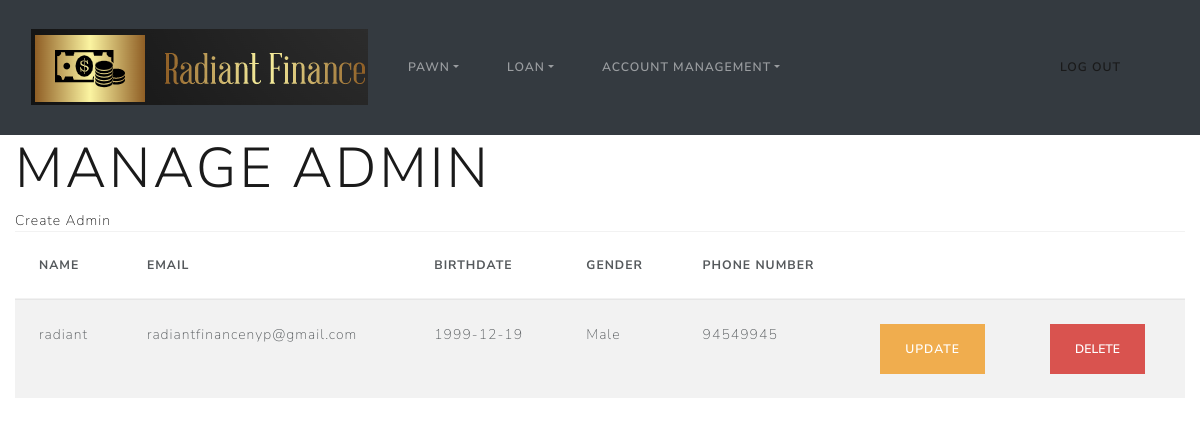
The app's page /manageAdmin (signed in) with its own data.
### __init__.py (models this page shows)
class User(db.Model, UserMixin):
    id = db.Column(db.Integer, primary_key=True)
    name = db.Column(db.String(20), nullable=False)
    gender = db.Column(db.String(1), nullable=False)
    phone = db.Column(db.String(8), nullable=False)
    birthdate = db.Column(db.Date, nullable=False)
    email = db.Column(db.String(30), nullable=False)
    password = db.Column(db.String(100), nullable=False)
    role = db.Column(db.Integer, nullable=False)
    passwordChange = db.Column(db.Date, nullable=False)
    passAttempt = (db.Column(db.Integer, nullable=False))
    TWOFAStatus = db.Column(db.String(30), nullable=False)
    FUI = db.Column(db.String(300), nullable=True)
    random_int = db.Column(db.Integer)

### __init__.py (the view)
@app.route('/manageAdmin', methods=['GET', 'POST'])
@login_required
def manage_admin():
    role = session['role']
    if role == 1:
        pass
    else:
        return redirect(url_for('main'))
    return render_template('manageAdmin.html', Users=User.query.all())

### __init__.py (called while the page is built)
@login_manager.user_loader
def load_user(user_id):
    return User.query.get(int(user_id))

### templates/manageAdmin.html (shortened to what this page needs)
{% extends "baseDashboard.html" %}
{% block content %}
<h1 class="display-4">Manage Admin</h1>
<a href="/createAdmin">Create Admin</a>
<div>
  <table class="table table-striped">
    <thead>
      <tr>
        <th>Name</th>
        <th>Email</th>
        <th>BirthDate</th>
        <th>gender</th>
        <th>Phone Number</th>
        <th></th>
        <th></th>
      </tr>
    </thead>
    <tbody>
      {% for User in Users %}
      {%if User.role==1%}
        <tr>
          <td>{{ User.name }}</td>
          <td>{{ User.email }}</td>
          <td>{{User.birthdate}}</td>
          {% if User.gender == "F" %}
            <td>Female</td>
          {% elif User.gender == "M" %}
            <td>Male</td>
          {% endif %}
          <td>{{User.phone}}</td>
        <td><a href="/updateAdmin/{{User.id}}" class="btn btn-warning">Update</a></td>
          <td>
            <form action="{{url_for('delete_admin', id=User.id)}}" method="POST">
          <form type="button" class="btn btn-danger" data-bs-toggle="modal" data-bs-target="#myModal_{{User.id}}">
            <input type="submit" value="Delete" class="btn btn-danger">
          </form>
            </form>
          </td>
        </tr>
      {%endif%}
      {% endfor %}
    </tbody>
  </table>
</div>
{% endblock %}

### records on screen
User: name "radiant", email "radiantfinancenyp@gmail.com", birthdate "1999-12-19", gender "Male", phone "94549945"
